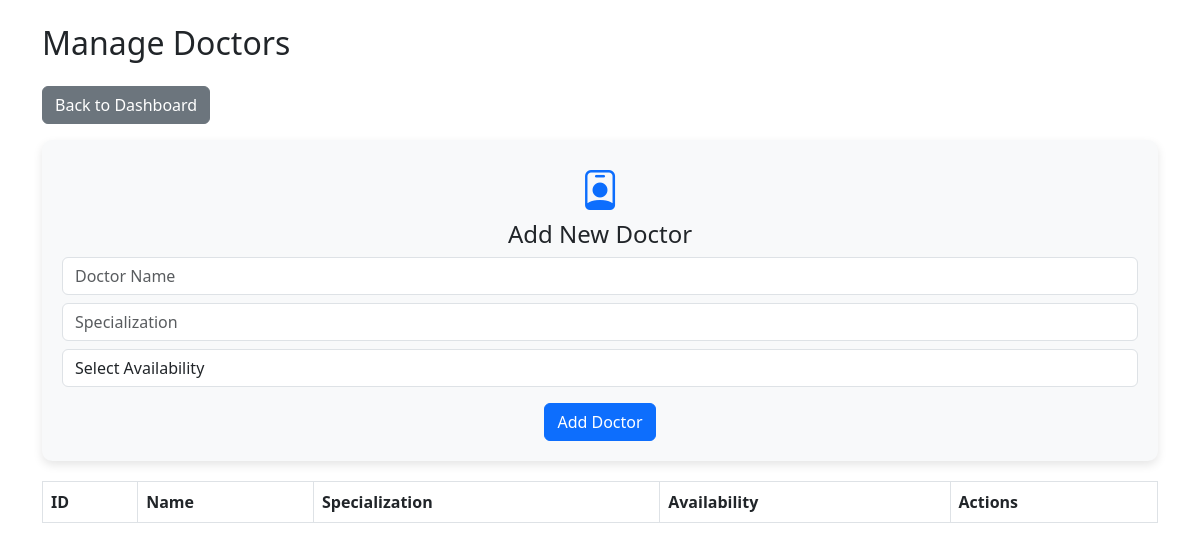
/admin/doctors (signed in), run on an earlier commit of the app's database.
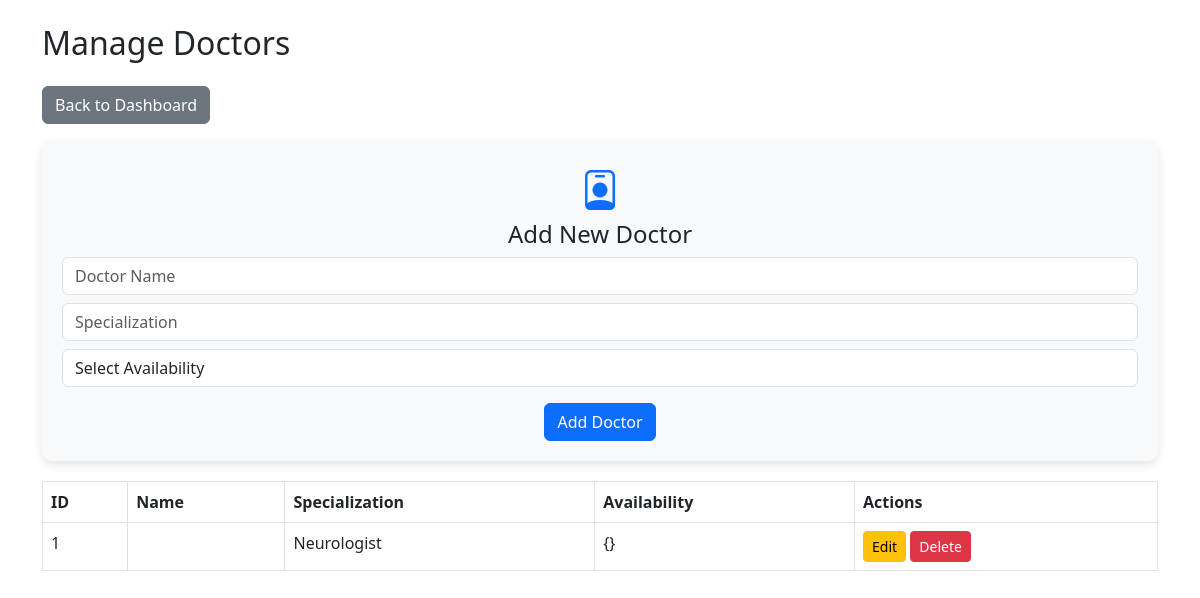
And on a later commit of the database.
### app.py (models this page shows)
class DoctorProfile(db.Model):
    id = db.Column(db.Integer, primary_key=True)
    specialization = db.Column(db.String(100), nullable=False)
    availability = db.Column(db.Text, default='{}')  # JSON string
    user_id = db.Column(db.Integer, db.ForeignKey('user.id'), unique=True)

### app.py (the view)
@app.route("/admin/doctors")
@login_required
def manage_doctors():
    if current_user.role != "admin": abort(403)
    return render_template("manage_doctors.html", doctors=DoctorProfile.query.all())

### app.py (called while the page is built)
@login_manager.user_loader
def load_user(user_id):
    return User.query.get(int(user_id))

@app.context_processor
def inject_user():
    return dict(current_user=current_user, now=datetime.now())

### templates/manage_doctors.html (shortened to what this page needs)
<!DOCTYPE html>
<html lang="en">
<head>
    <link href="https://cdn.jsdelivr.net/npm/bootstrap@5.3.0/dist/css/bootstrap.min.css" rel="stylesheet">
    <link href="https://cdn.jsdelivr.net/npm/bootstrap-icons@1.10.5/font/bootstrap-icons.css" rel="stylesheet">
</head>
<body>
<div class="container mt-4">
    <h2 class="mb-4">Manage Doctors</h2>
    <a href="{{ url_for('admin_dashboard') }}" class="btn btn-secondary mb-3">Back to Dashboard</a>
    <div class="dashboard-card bg-light">
        <i class="bi bi-person-badge"></i>
        <h4>Add New Doctor</h4>
        <form method="POST" action="{{ url_for('add_doctor') }}">
            <div class="mb-2">
                <input type="text" name="name" class="form-control" placeholder="Doctor Name" required>
            </div>
            <div class="mb-2">
                <input type="text" name="specialization" class="form-control" placeholder="Specialization" required>
            </div>
            <div class="mb-2">
                <select name="availability" class="form-control" required>
                    <option value="">Select Availability</option>
                </select>
            </div>
            <button type="submit" class="btn btn-primary mt-2">Add Doctor</button>
        </form>
    </div>
    <table class="table table-bordered mt-3">
        <thead>
            <tr>
                <th>ID</th><th>Name</th><th>Specialization</th><th>Availability</th><th>Actions</th>
            </tr>
        </thead>
        <tbody>
            {% for doc in doctors %}
            <tr>
                <td>{{ doc.id }}</td>
                <td>{{ doc.name }}</td>
                <td>{{ doc.specialization }}</td>
                <td>{{ doc.availability }}</td>
                <td>
                    <a href="{{ url_for('edit_doctor', doctor_id=doc.id) }}" class="btn btn-warning btn-sm">Edit</a>
                    <a href="{{ url_for('delete_doctor', doctor_id=doc.id) }}" class="btn btn-danger btn-sm"
                       onclick="return confirm('Are you sure?')">Delete</a>
                </td>
            </tr>
            {% endfor %}
        </tbody>
    </table>
</div>
</body>
</html>

What changed in the data, as far as the page shows it:
added DoctorProfile: id "1", specialization "Neurologist", availability "{}"
